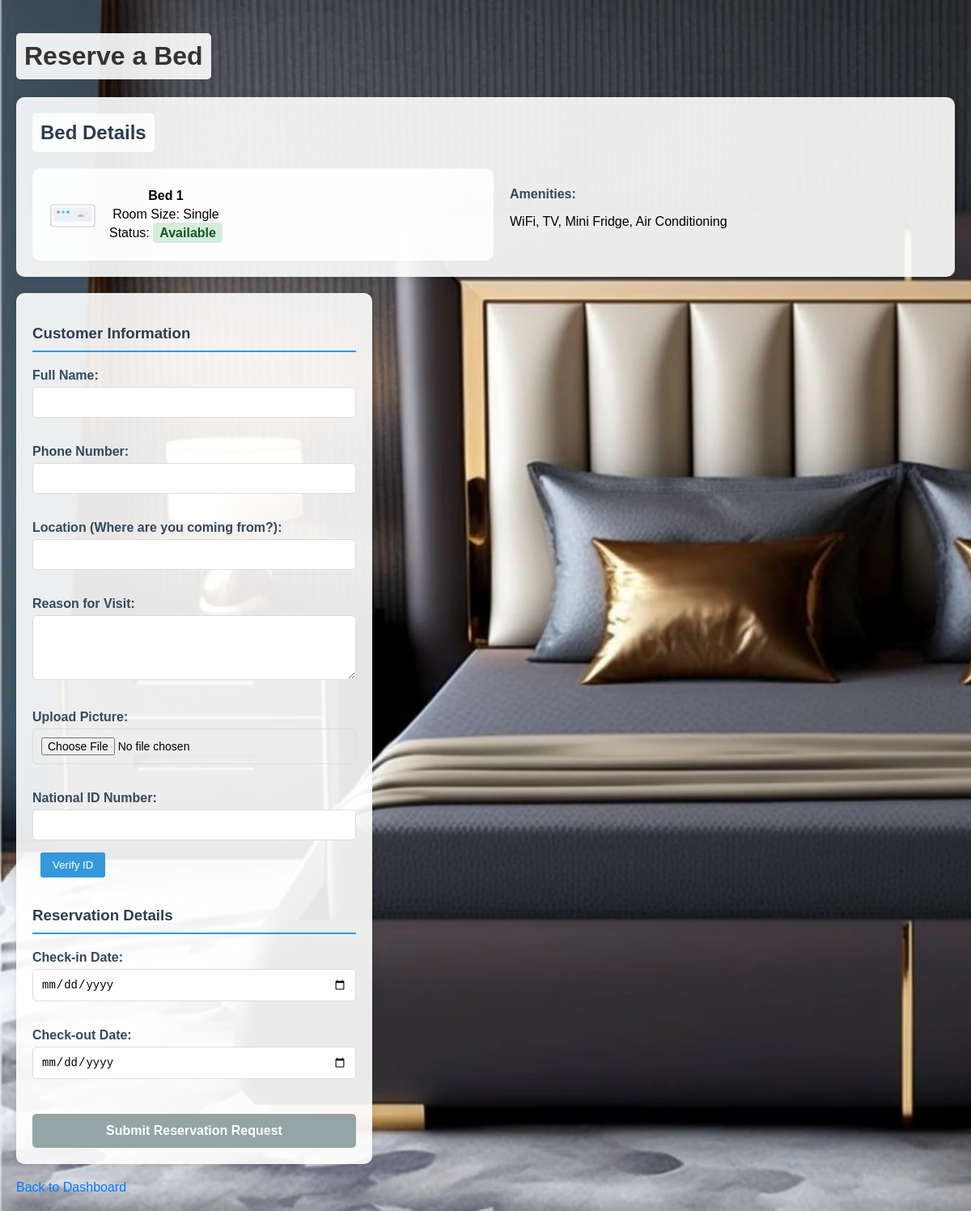
The app's page /reserve.php?bed_id=1 (signed in) with its own data.
### tables this page shows
CREATE TABLE `beds` (
  `id` int(6) UNSIGNED NOT NULL,
  `name` varchar(30) NOT NULL,
  `status` enum('available','occupied') DEFAULT 'available',
  `room_size` varchar(20) DEFAULT 'Standard',
  `accessories` text DEFAULT NULL
);

### reserve.php (the view, shortened to what this page needs)
<!DOCTYPE html>
<html lang="en">
<head>
    <link rel="stylesheet" href="style.css">
</head>
<body>
    <?php
    include 'db.php';
    $conn->select_db("bed_reservation");
    $bed_id = isset($_POST['bed_id']) ? intval($_POST['bed_id']) : (isset($_GET['bed_id']) ? intval($_GET['bed_id']) : 0);
    $stmt = $conn->prepare("SELECT * FROM beds WHERE id = ?");
    $stmt->bind_param("i", $bed_id);
    $stmt->execute();
    $result = $stmt->get_result();
    $bed = $result->fetch_assoc();
    $show_form = true;
    ?>
    <h1>Reserve a Bed</h1>
    <?php if ($show_form): ?>
    <div class="bed-summary">
        <h2>Bed Details</h2>
        <div class="summary-content">
            <div class="bed-info">
                <img src="bed-icon.svg" alt="Bed Icon" class="bed-icon-small">
                <div class="bed-details-text">
                    <p><strong><?php echo htmlspecialchars($bed['name']); ?></strong></p>
                    <p>Room Size: <?php echo htmlspecialchars($bed['room_size']); ?></p>
                    <p>Status: <span class="status-<?php echo htmlspecialchars($bed['status']); ?>"><?php echo ucfirst(htmlspecialchars($bed['status'])); ?></span></p>
                </div>
            </div>
            <?php if (!empty($bed['accessories'])): ?>
                <div class="accessories-preview">
                    <h4>Amenities:</h4>
                    <p><?php echo htmlspecialchars(substr($bed['accessories'], 0, 50) . (strlen($bed['accessories']) > 50 ? '...' : '')); ?></p>
                </div>
            <?php endif; ?>
        </div>
    </div>
    <form method="post" action="" enctype="multipart/form-data">
        <h3>Customer Information</h3>
        <label for="customer_name">Full Name:</label>
        <input type="text" id="customer_name" name="customer_name" required><br><br>
        <label for="phone">Phone Number:</label>
        <input type="tel" id="phone" name="phone" required><br><br>
        <label for="location">Location (Where are you coming from?):</label>
        <input type="text" id="location" name="location" required><br><br>
        <label for="reason">Reason for Visit:</label>
        <textarea id="reason" name="reason" rows="3" required></textarea><br><br>
        <label for="picture">Upload Picture:</label>
        <input type="file" id="picture" name="picture" accept="image/*" required><br><br>
        <label for="national_id">National ID Number:</label>
        <input type="text" id="national_id" name="national_id" required onblur="verifyNationalId()">
        <button type="button" onclick="verifyNationalId()">Verify ID</button><br><br>
        <h3>Reservation Details</h3>
        <label for="check_in">Check-in Date:</label>
        <input type="date" id="check_in" name="check_in" required><br><br>
        <label for="check_out">Check-out Date:</label>
        <input type="date" id="check_out" name="check_out" required><br><br>
        <input type="submit" id="submit_btn" value="Submit Reservation Request" disabled>
    </form>
    <?php endif; ?>
    <a href="index.php">Back to Dashboard</a>
</body>
</html>

### style.css (style rules this page uses)
body { font-family: Arial, sans-serif; margin: 20px; background-image: url('background.svg'); background-repeat: no-repeat; background-size: cover; background-attachment: fixed; min-height: 100vh; background-image: url(http://localhost/bedrs/b.webp); }
h1, h2 { color: #333; background-color: rgba(255, 255, 255, 0.9); padding: 10px; border-radius: 5px; display: inline-block; }
.bed-info { flex: 1; background-color: rgba(255, 255, 255, 0.9); padding: 20px; border-radius: 10px; text-align: center; }
.bed-icon-small { width: 60px; height: auto; margin-right: 15px; }
.bed-summary { background-color: rgba(255, 255, 255, 0.9); padding: 20px; border-radius: 10px; margin-bottom: 20px; box-shadow: 0 2px 10px rgba(0,0,0,0.1); }
.bed-summary h2 { margin-top: 0; color: #2c3e50; }
.summary-content { display: flex; align-items: center; gap: 20px; }
.bed-info { display: flex; align-items: center; flex: 1; }
.bed-details-text p { margin: 5px 0; }
.accessories-preview { flex: 1; }
.accessories-preview h4 { margin: 0 0 5px 0; color: #34495e; }
.status-available, .status-occupied, .status-completed, .status-active, .status-upcoming { padding: 4px 8px; border-radius: 4px; font-weight: bold; }
.status-available { background-color: #d4edda; color: #155724; }
form { background-color: rgba(255, 255, 255, 0.95); padding: 30px; border-radius: 10px; box-shadow: 0 4px 20px rgba(0,0,0,0.1); max-width: 600px; margin: 20px auto; }
form h3 { color: #2c3e50; border-bottom: 2px solid #3498db; padding-bottom: 10px; margin-bottom: 20px; }
form label { display: block; margin-bottom: 5px; font-weight: bold; color: #34495e; }
form input[type="text"], form input[type="tel"], form input[type="date"], form input[type="file"], form textarea { width: 100%; padding: 10px; border: 1px solid #ddd; border-radius: 5px; font-size: 14px; margin-bottom: 15px; box-sizing: border-box; }
form textarea { resize: vertical; min-height: 80px; }
form input[type="submit"] { background-color: #27ae60; color: white; padding: 12px 30px; border: none; border-radius: 5px; font-size: 16px; font-weight: bold; cursor: pointer; width: 100%; margin-top: 10px; }
form input[type="submit"]:disabled { background-color: #95a5a6; cursor: not-allowed; }
form button[type="button"] { background-color: #3498db; color: white; padding: 8px 15px; border: none; border-radius: 3px; cursor: pointer; margin-left: 10px; }
form { max-width: 400px; margin: 20px 0; background-color: rgba(255, 255, 255, 0.9); padding: 20px; border-radius: 10px; box-shadow: 0 0 10px rgba(0,0,0,0.1); }
label { display: block; margin-bottom: 5px; }
input[type="text"], input[type="date"] { width: 100%; padding: 8px; margin-bottom: 10px; border: 1px solid #ccc; border-radius: 4px; }
input[type="submit"] { background-color: #4CAF50; color: white; padding: 10px 20px; border: none; border-radius: 4px; cursor: pointer; }
a { color: #007BFF; text-decoration: none; }

### records on screen
beds: name "Bed 1", room_size "Single", status "Available", accessories "WiFi, TV, Mini Fridge, Air Conditioning"
